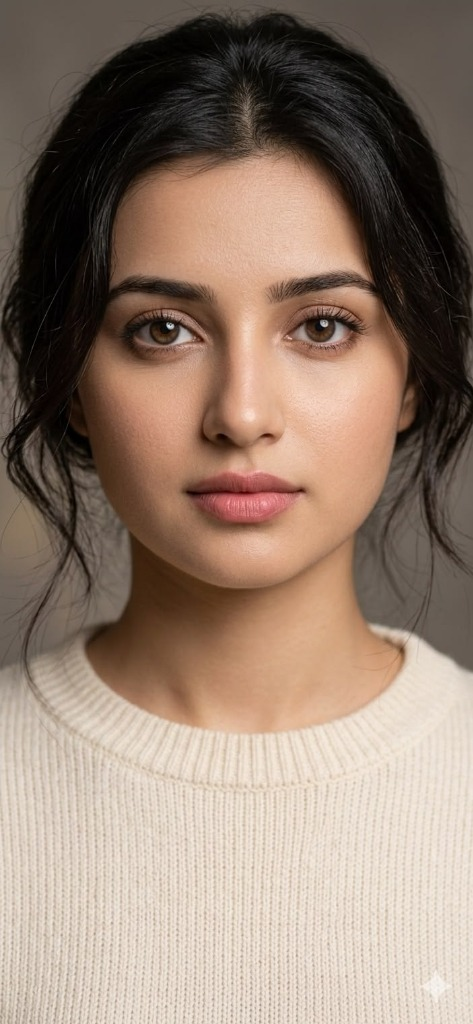
#> input picture samples/woman.jpg, 473 x 1024 px
$ python -i frequency.py   (imports and definitions only)
#> lines starting #> are read from the running program, lines starting #| are printed output that depends on the picture
### forensics/utils.py
from __future__ import annotations
from dataclasses import dataclass
from typing import Optional, Tuple
import numpy as np
import cv2
from PIL import Image

@dataclass
class Signal:
    """One forensic cue. score: 0 = looks real, 1 = looks fake."""
    name: str
    score: float
    weight: float
    detail: str
    heatmap: Optional[np.ndarray] = None   # float 0..1, any size (resized later)
    box: Optional[Tuple[int, int, int, int]] = None

    def to_dict(self):
        return {"name": self.name, "fake_score": round(float(self.score), 3),
                "weight": self.weight, "detail": self.detail}

def sigmoid(x: float) -> float:
    return float(1.0 / (1.0 + np.exp(-x)))

def logit(p: float) -> float:
    p = min(max(float(p), 0.02), 0.98)
    return float(np.log(p / (1 - p)))

def to_unit(x: float, lo: float, hi: float) -> float:
    return float(np.clip((x - lo) / (hi - lo + 1e-12), 0.0, 1.0))

# [18 lines left out: function load_rgb, not called in this run]

### forensics/frequency.py
"""Frequency-domain fingerprints. GAN / diffusion up-sampling leaves periodic
spikes and unusual high-frequency decay in the Fourier spectrum."""
import numpy as np
import cv2
from scipy.ndimage import uniform_filter1d
from .utils import Signal, to_unit


def radial_profile(gray):
    h, w = gray.shape
    win = np.outer(np.hanning(h), np.hanning(w))
    f = np.fft.fftshift(np.fft.fft2(gray * win))
    p = np.log1p(np.abs(f))
    y, x = np.indices(p.shape)
    r = np.hypot(y - h // 2, x - w // 2).astype(int)
    prof = np.bincount(r.ravel(), p.ravel()) / np.maximum(np.bincount(r.ravel()), 1)
    return prof[: min(h, w) // 2]


def analyze(rgb, size=256):
#> called with size = 256
    gray = cv2.cvtColor(rgb, cv2.COLOR_RGB2GRAY).astype(np.float32)
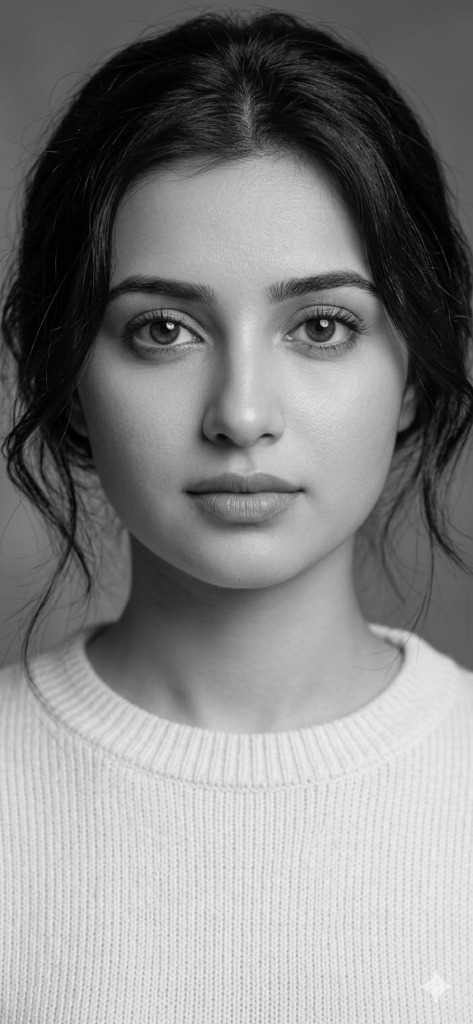
#> gray: shape (1024, 473) float32; min 0, max 247, mean 131.1
    h, w = gray.shape
#> h = 1024; w = 473
    if min(h, w) < size:
        gray = cv2.resize(gray, (size, size))
        h = w = size
    # crops keep native pixel statistics (resizing would erase the artefacts)
    crops = [gray[(h - size) // 2:(h + size) // 2, (w - size) // 2:(w + size) // 2],
             gray[:size, :size], gray[-size:, -size:]]
    spikes, hfs = [], []
    for c in crops:
        prof = radial_profile(c)
        n = len(prof)
        smooth = uniform_filter1d(prof, 7)
        band = slice(n // 2, n - 2)
        spikes.append(float(np.max(prof[band] - smooth[band])))
        hfs.append(float(prof[int(.75 * n):].mean() / (prof[:int(.25 * n)].mean() + 1e-6)))
#> this loop made 3 passes
#> pass 1, in radial_profile, `win = np.outer(np.hanning(h), np.hanning(w))`:
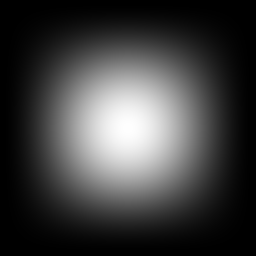
#> win: shape (256, 256) float64; min 0, max 1, mean 0.248
#> pass 1, in radial_profile, `p = np.log1p(np.abs(f))`:
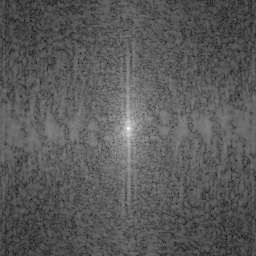
#> p: shape (256, 256) float64; min 0.473, max 14.57, mean 5.45; drawn with min black and max white
#> pass 1, in radial_profile, `r = np.hypot(y - h // 2, x - w // 2).astype(int)`:
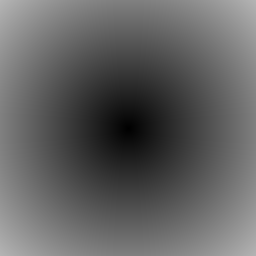
#> r: shape (256, 256) int64; min 0, max 181, mean 97.5
#> pass 2, in radial_profile (call 2), `p = np.log1p(np.abs(f))`:
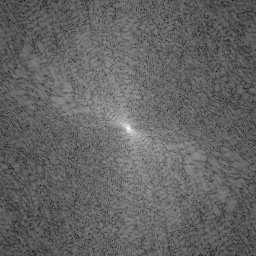
#> p: shape (256, 256) float64; min 0.514, max 13.25, mean 5.52; drawn with min black and max white
#> after the loop, hfs = [0.605, 0.665, 0.66]; spikes = [0.103, 0.0815, 0.0691]
    spike, hf = float(np.mean(spikes)), float(np.mean(hfs))
#> spike = 0.0847; hf = 0.643
    score = 0.6 * to_unit(spike, 0.05, 0.30) + 0.4 * to_unit(0.45 - hf, -0.10, 0.25)
#> score = 0.0832
    verdict = ("up-sampling / generator-like spectral pattern" if score > 0.5
               else "natural-looking spectrum")
#> verdict = 'natural-looking spectrum'
    detail = (f"Fourier spectrum: periodic high-freq spike strength {spike:.3f}, "
              f"HF/LF energy ratio {hf:.2f} -> {verdict}.")
    # Sensible forensic weight: contributes to logit voting instead of being display-only
    return Signal("frequency", score, 1.0, detail)

>>> import cv2
>>> picture = cv2.cvtColor(cv2.imread('../samples/woman.jpg'), cv2.COLOR_BGR2RGB)
>>> result = analyze(picture)

$ run again, on samples/guy.png
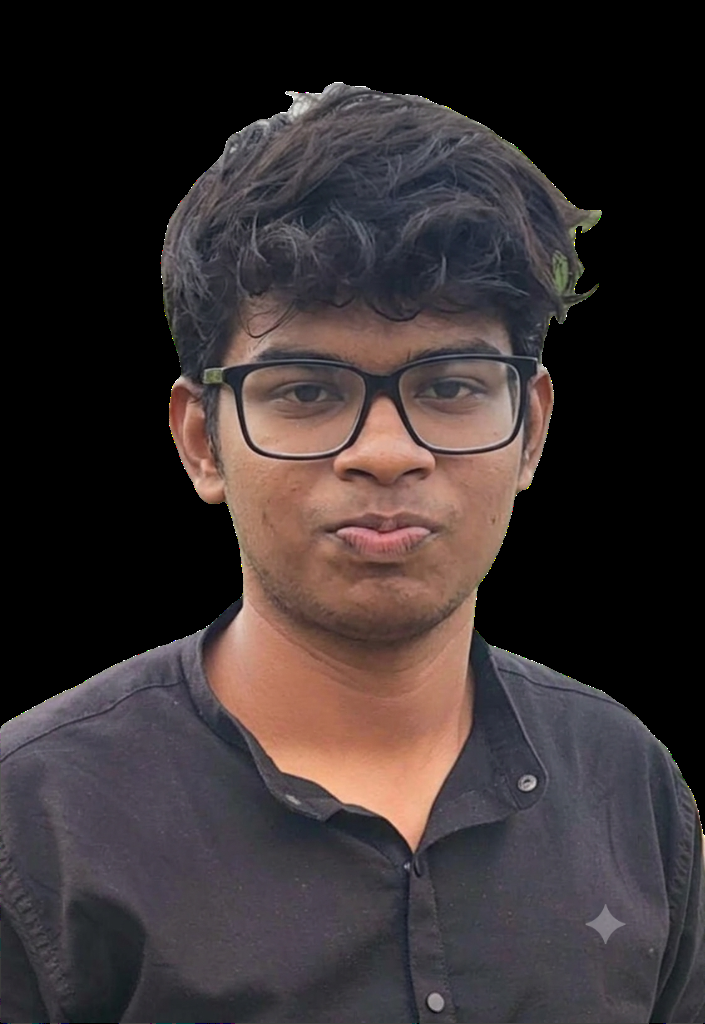
#> input picture samples/guy.png, 705 x 1024 px
#> the loop in analyze, `for c in crops:` made 3 passes
#> pass 1, in radial_profile, `p = np.log1p(np.abs(f))`:
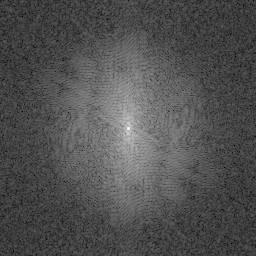
#> p: shape (256, 256) float64; min 0.536, max 14.48, mean 4.97; drawn with min black and max white
#> pass 2, in radial_profile (call 2), `p = np.log1p(np.abs(f))`:
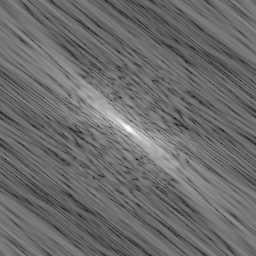
#> p: shape (256, 256) float64; min 0.606, max 10.58, mean 4.84; drawn with min black and max white
#> after the loop in analyze, `for c in crops:`: hfs = [0.463, 0.673, 0.529]; spikes = [0.08, 0.092, 0.109]
#> spike = 0.0937; hf = 0.555
#> score = 0.105
#> verdict = 'natural-looking spectrum'
